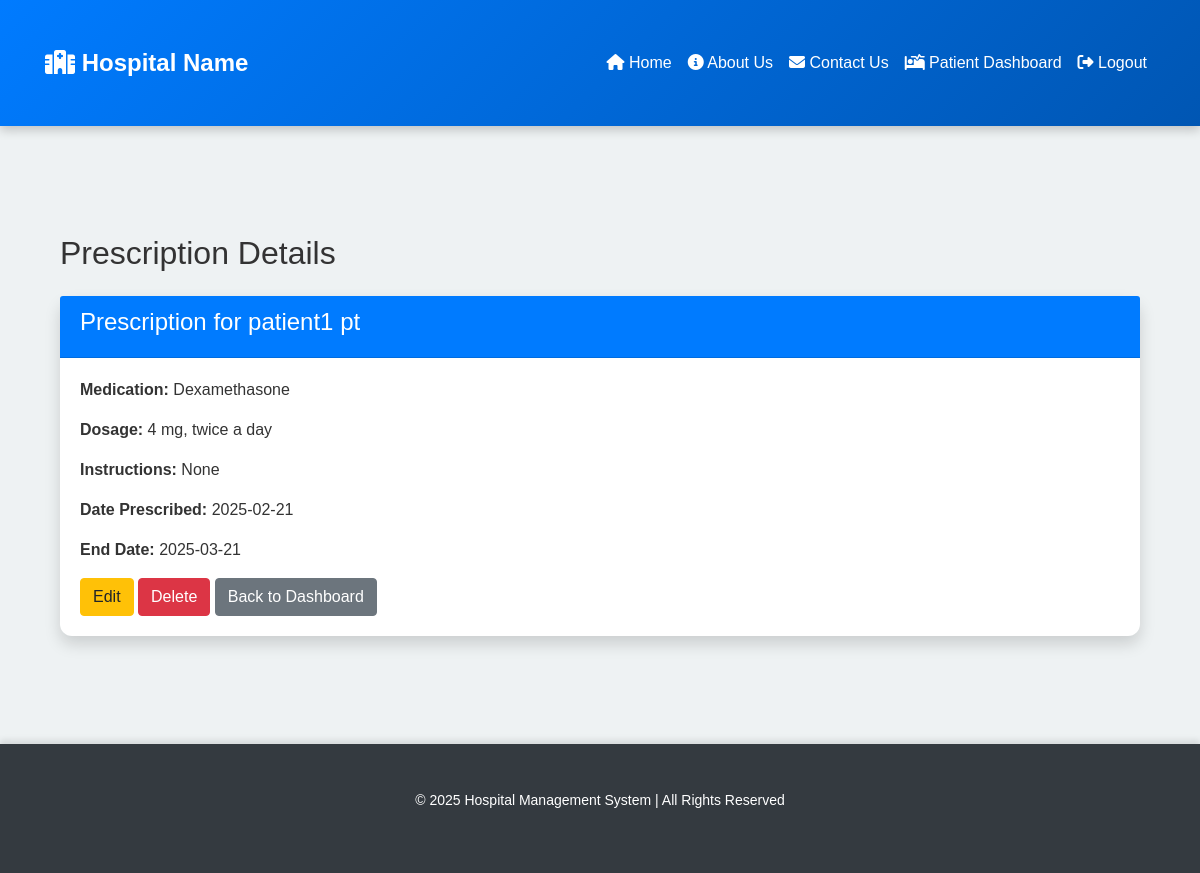
Page /doctor/prescription/view/1 (signed in) on the committed database.
### app/models.py (models this page shows)
class Patient(db.Model):
    __tablename__ = 'patient'
    id = db.Column(db.Integer, primary_key=True)
    user_id = db.Column(db.Integer, db.ForeignKey('user.id'), unique=True, nullable=False)
    first_name = db.Column(db.String(100), nullable=False)
    last_name = db.Column(db.String(100), nullable=True)
    date_of_birth = db.Column(db.Date, nullable=False)
    gender = db.Column(db.String(10), nullable=False)
    contact_number = db.Column(db.String(15))
    medical_history = db.Column(db.Text)
    user = db.relationship('User', back_populates='patient_profile')
    appointments = db.relationship('Appointment', back_populates='patient', lazy=True)
    prescriptions = db.relationship('Prescription', back_populates='patient', lazy=True)
    medical_records = db.relationship('MedicalRecord', back_populates='patient', lazy=True)
    payments = db.relationship('Payment', back_populates='patient', lazy=True)

class Prescription(db.Model):
    __tablename__ = 'prescription'
    id = db.Column(db.Integer, primary_key=True)
    patient_id = db.Column(db.Integer, db.ForeignKey('patient.id'), nullable=False)
    doctor_id = db.Column(db.Integer, db.ForeignKey('doctor.id'), nullable=False)
    medicine_name = db.Column(db.String(100), nullable=False)
    dosage = db.Column(db.String(100), nullable=False)
    instructions = db.Column(db.Text, nullable=True)
    date_prescribed = db.Column(db.DateTime, default=datetime.utcnow)
    end_date = db.Column(db.DateTime, nullable=True)
    patient = db.relationship('Patient', back_populates='prescriptions')
    doctor = db.relationship('Doctor', back_populates='prescriptions')

### app/routes.py (the view)
@doctor_routes.route('/prescription/view/<int:prescription_id>', methods=['GET'])
def view_prescription(prescription_id):
    prescription = Prescription.query.get_or_404(prescription_id)
    return render_template('view_prescription.html', prescription=prescription)

### app/__init__.py (called while the page is built)
@login_manager.user_loader
def load_user(user_id):
    return User.query.get(int(user_id))

### app/templates/view_prescription.html
{% extends "base.html" %}
{% block content %}
<div class="container mt-4">
    <h2 class="mb-4">Prescription Details</h2>
    <div class="card shadow">
        <div class="card-header bg-primary text-white">
            <h4>Prescription for {{ prescription.patient.first_name }} {{ prescription.patient.last_name }}</h4>
        </div>
        <div class="card-body">
            <p><strong>Medication:</strong> {{ prescription.medicine_name }}</p>
            <p><strong>Dosage:</strong> {{ prescription.dosage }}</p>
            <p><strong>Instructions:</strong> {{ prescription.instructions }}</p>
            <p><strong>Date Prescribed:</strong>
                {{ prescription.date_prescribed.strftime('%Y-%m-%d') if prescription.date_prescribed else 'N/A' }}
            </p>
            <p><strong>End Date:</strong>
                {{ prescription.end_date.strftime('%Y-%m-%d') if prescription.end_date else 'N/A' }}
            </p>
            <div class="mt-3">
                <a href="{{ url_for('doctor_routes.edit_prescription', prescription_id=prescription.id) }}" class="btn btn-warning">Edit</a>
                <form method="POST" action="{{ url_for('doctor_routes.delete_prescription', prescription_id=prescription.id) }}" style="display:inline;" onsubmit="return confirm('Are you sure you want to delete this prescription?');">
                    <button type="submit" class="btn btn-danger">Delete</button>
                </form>
                <a href="{{ url_for('main_routes.doctor_dashboard') }}" class="btn btn-secondary">Back to Dashboard</a>
            </div>
        </div>
    </div>
</div>
{% endblock %}

### app/static/css/styles.css (style rules this page uses)
body { font-family: 'Poppins', sans-serif; background-color: #eef2f3; color: #333; margin: 0; padding: 0; }
.container { padding-top: 30px; padding-bottom: 30px; }
.card { border: none; border-radius: 12px; box-shadow: 0px 5px 15px rgba(0, 0, 0, 0.1); transition: all 0.3s ease-in-out; }

### rows in the picture
Patient: patient.first_name "patient1", patient.last_name "pt"
Prescription: medicine_name "Dexamethasone", dosage "4 mg, twice a day", instructions "None", date_prescribed "2025-02-21", end_date "2025-03-21"
